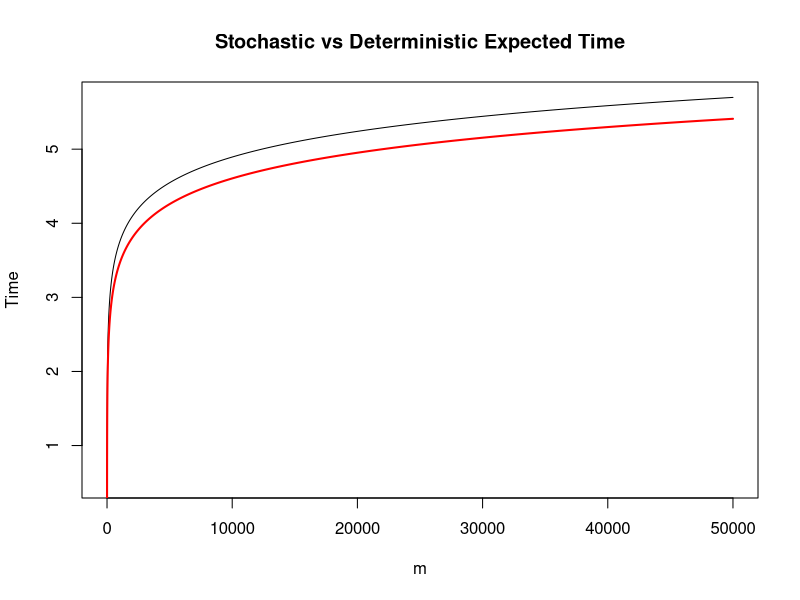

This figure's R source:
#HW 9, Problem 4
# Beta = 2

stoch <- function(m){
  i <- 1:(m-1)
  (1/2)*sum(1/i)
}

determ <- function(m){
  (1/2)*log(m)
}

t <- 1:50000

stoch_y <- sapply(t, stoch)
determ_y <- sapply(t, determ)

plot(t, stoch_y, type="l",
     main="Stochastic vs Deterministic Expected Time",
     xlab="m", ylab="Time")
lines(t, determ_y, col="red", lwd=2)
